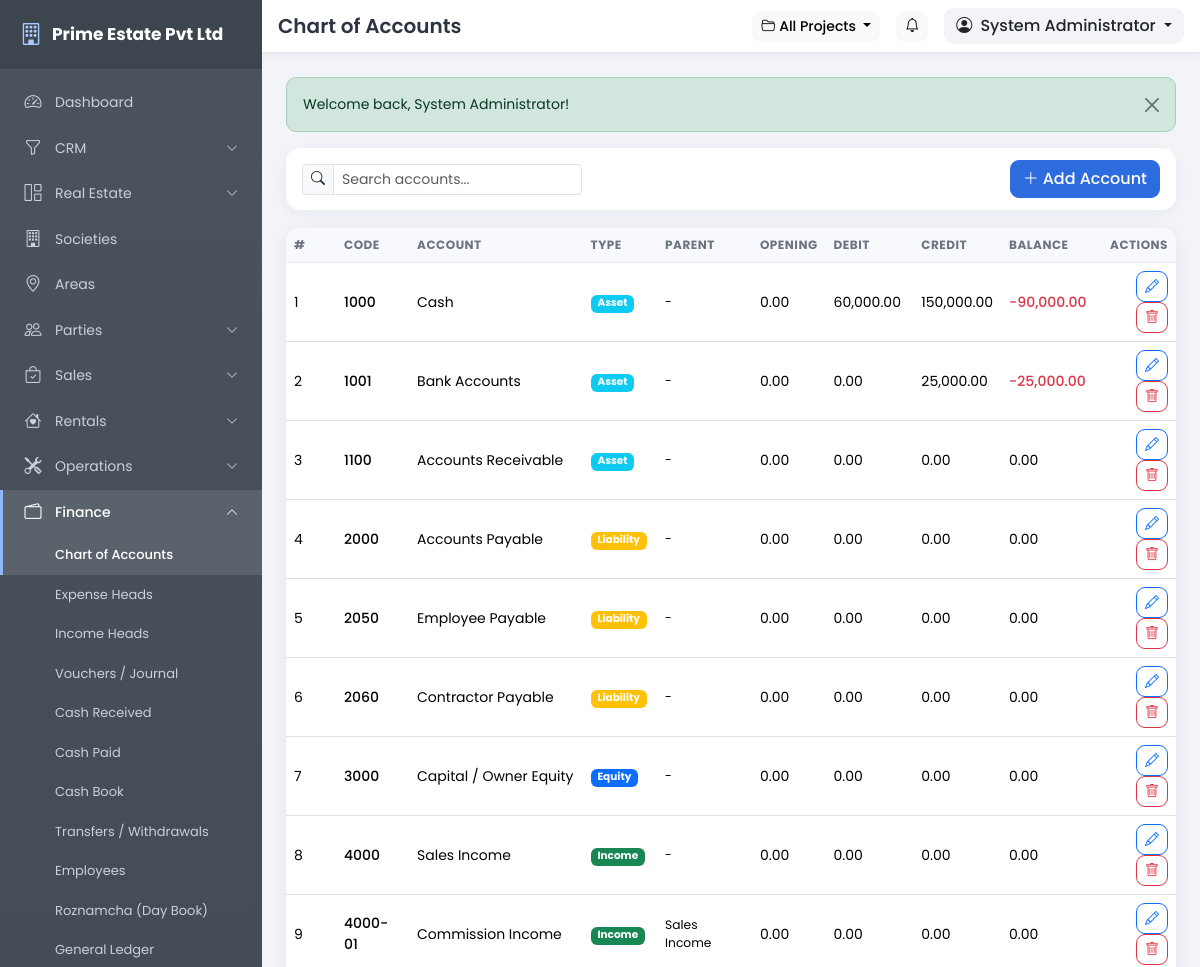
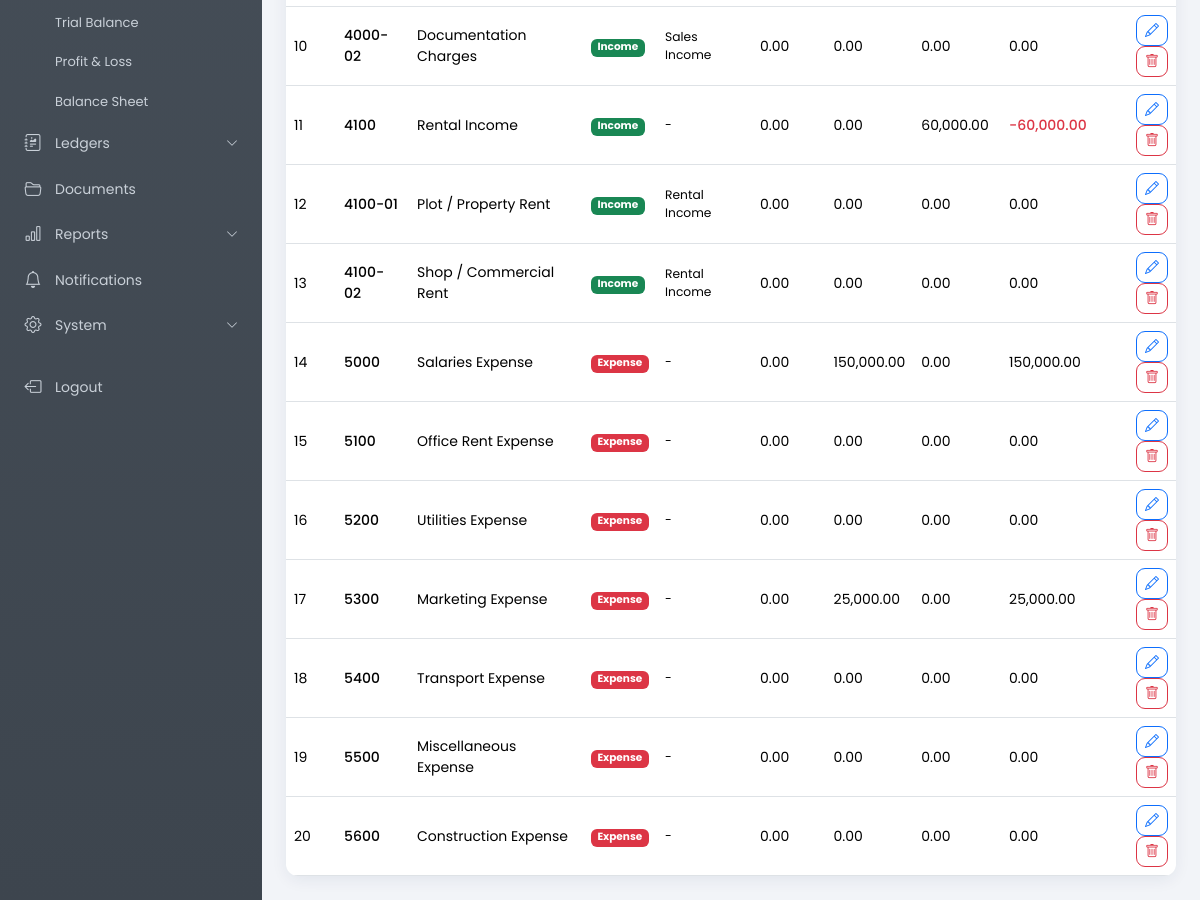
Screenshot of /pages/chart_of_accounts.php (signed in) with the database file from the repository (2 pictures, top to bottom).
### tables this page shows
CREATE TABLE IF NOT EXISTS users (
  id INT UNSIGNED NOT NULL AUTO_INCREMENT,
  role_id INT UNSIGNED NOT NULL,
  branch_id INT UNSIGNED DEFAULT NULL,
  username VARCHAR(80) NOT NULL,
  password VARCHAR(255) NOT NULL,
  full_name VARCHAR(150) NOT NULL,
  email VARCHAR(120) DEFAULT NULL,
  phone VARCHAR(40) DEFAULT NULL,
  photo VARCHAR(255) DEFAULT NULL,
  status TINYINT(1) NOT NULL DEFAULT 1,
  last_login DATETIME DEFAULT NULL,
  remember_token VARCHAR(64) DEFAULT NULL,
  created_date DATE NOT NULL,
  created_time TIME NOT NULL,
  updated_date DATE NOT NULL,
  updated_time TIME NOT NULL,
  PRIMARY KEY (id),
  UNIQUE KEY uq_users_username (username),
  KEY idx_users_role (role_id),
  CONSTRAINT fk_users_role FOREIGN KEY (role_id) REFERENCES roles (id) ON DELETE CASCADE
);

CREATE TABLE IF NOT EXISTS chart_of_accounts (
  id INT UNSIGNED NOT NULL AUTO_INCREMENT,
  code VARCHAR(30) NOT NULL,
  name VARCHAR(180) NOT NULL,
  account_type ENUM('asset','liability','equity','income','expense') NOT NULL,
  parent_id INT UNSIGNED DEFAULT NULL,
  opening_balance DECIMAL(14,2) NOT NULL DEFAULT 0.00,
  created_date DATE NOT NULL,
  created_time TIME NOT NULL,
  updated_date DATE NOT NULL,
  updated_time TIME NOT NULL,
  PRIMARY KEY (id),
  UNIQUE KEY uq_coa_code (code),
  CONSTRAINT fk_coa_parent FOREIGN KEY (parent_id) REFERENCES chart_of_accounts (id) ON DELETE SET NULL
);

### includes/config.php (called while the page is built, shortened)
<?php
function setting($key, $default = '') {
    static $cache = null;
    global $mysqli;
    if ($cache === null) {
        $cache = [];
        if (isset($mysqli)) {
            $rows = db_all("SELECT setting_key, setting_value FROM settings");
            foreach ($rows as $r) {
                $cache[$r['setting_key']] = $r['setting_value'];
            }
        }
    }
    return isset($cache[$key]) && $cache[$key] !== '' ? $cache[$key] : $default;
}

### includes/auth.php (called while the page is built, shortened)
<?php
require_once __DIR__ . '/functions.php';
if (is_logged_in()) {
    $timeout = (int)setting('session_timeout', 60) * 60;
    $user = db_get("SELECT u.*, r.name AS role_name, r.is_super_admin
                    FROM users u
                    JOIN roles r ON r.id = u.role_id
                    WHERE u.id = ?", [$_SESSION['user_id']]);
    if ($user) {
        $user['perms'] = [];
        $rows = db_all("SELECT p.slug FROM role_permissions rp
                        JOIN permissions p ON p.id = rp.permission_id
                        WHERE rp.role_id = ?", [$user['role_id']]);
        foreach ($rows as $r) {
            $user['perms'][] = $r['slug'];
        }
    }
}

### pages/chart_of_accounts.php (the view, shortened to what this page needs)
<?php
require_once '../includes/auth.php';
$title = 'Chart of Accounts';
$canEdit = has_permission('accounting.manage');
$records = db_all("SELECT a.*, p.name AS parent_name,
                   (SELECT COALESCE(SUM(vi.debit),0) FROM voucher_items vi JOIN vouchers v ON v.id = vi.voucher_id WHERE vi.account_id = a.id AND v.status = 'posted') AS total_debit,
                   (SELECT COALESCE(SUM(vi.credit),0) FROM voucher_items vi JOIN vouchers v ON v.id = vi.voucher_id WHERE vi.account_id = a.id AND v.status = 'posted') AS total_credit
                   FROM chart_of_accounts a
                   LEFT JOIN chart_of_accounts p ON p.id = a.parent_id
                   ORDER BY a.account_type, a.code");
$typeColors = ['asset' => 'info', 'liability' => 'warning', 'equity' => 'primary', 'income' => 'success', 'expense' => 'danger'];
include '../includes/header.php';
?>
<div class="toolbar d-flex flex-wrap align-items-center gap-2">
    <div class="input-group input-group-sm" style="max-width:280px">
        <span class="input-group-text"><i class="bi bi-search"></i></span>
        <input type="text" class="form-control table-search" data-table="#dataTable" placeholder="Search accounts...">
    </div>
    <?php if ($canEdit): ?>
    <button class="btn btn-primary ms-auto" data-bs-toggle="modal" data-bs-target="#recordModal" data-add="Add Account"><i class="bi bi-plus-lg me-1"></i>Add Account</button>
    <?php endif; ?>
</div>
<div class="card">
    <div class="card-body p-0">
        <div class="table-responsive">
            <table class="table table-hover mb-0" id="dataTable">
                <thead><tr><th style="width:50px">#</th><th>Code</th><th>Account</th><th>Type</th><th>Parent</th><th>Opening</th><th>Debit</th><th>Credit</th><th>Balance</th><?php if ($canEdit): ?><th class="text-end">Actions</th><?php endif; ?></tr></thead>
                <tbody>
                <?php foreach ($records as $i => $r): ?>
                    <?php $bal = (float)$r['opening_balance'] + (float)$r['total_debit'] - (float)$r['total_credit']; ?>
                    <tr>
                        <td><?= $i + 1 ?></td>
                        <td class="fw-medium"><?= e($r['code']) ?></td>
                        <td><?= e($r['name']) ?></td>
                        <td><span class="badge bg-<?= $typeColors[$r['account_type']] ?>"><?= ucfirst($r['account_type']) ?></span></td>
                        <td class="small"><?= e($r['parent_name'] ?? '-') ?></td>
                        <td><?= fmt_money($r['opening_balance']) ?></td>
                        <td><?= fmt_money($r['total_debit']) ?></td>
                        <td><?= fmt_money($r['total_credit']) ?></td>
                        <td><span class="<?= $bal < 0 ? 'text-danger fw-medium' : '' ?>"><?= fmt_money($bal) ?></span></td>
                        <?php if ($canEdit): ?>
                        <td class="text-end">
                            <button class="btn btn-sm btn-outline-primary" data-bs-toggle="modal" data-bs-target="#recordModal" data-edit='<?= h(json_encode(['id' => $r['id'], 'code' => $r['code'], 'name' => $r['name'], 'account_type' => $r['account_type'], 'parent_id' => $r['parent_id'], 'opening_balance' => $r['opening_balance']])) ?>'><i class="bi bi-pencil"></i></button>
                            <form method="post" class="d-inline" data-confirm="Delete this account?">
                                <button class="btn btn-sm btn-outline-danger"><i class="bi bi-trash"></i></button>
                            </form>
                        </td>
                        <?php endif; ?>
                    </tr>
                <?php endforeach; ?>
                </tbody>
            </table>
        </div>
    </div>
</div>
<?php include '../includes/footer.php'; ?>

### includes/header.php (shortened to what this page needs)
<?php
$company = setting('company_name', APP_NAME);
$activeProject = active_project();
$activeProjectName = $activeProject ? $activeProject['name'] : 'All Projects';
?>
<!DOCTYPE html>
<html lang="en">
<head>
<link href="https://cdn.jsdelivr.net/npm/bootstrap@5.3.3/dist/css/bootstrap.min.css" rel="stylesheet">
<link href="https://cdn.jsdelivr.net/npm/bootstrap-icons@1.11.3/font/bootstrap-icons.min.css" rel="stylesheet">
<link href="<?= BASE_URL ?>/assets/css/style.css" rel="stylesheet">
</head>
<body>
<aside class="sidebar" id="appSidebar">
    <div class="sidebar-brand">
        <a class="brand-link" href="<?= BASE_URL ?>/index.php">
            <i class="bi bi-building"></i>
            <span><?= e($company) ?></span>
        </a>
    </div>
    <?php include __DIR__ . '/sidebar.php'; ?>
</aside>
<div class="main-area">
    <header class="topbar">
        <div class="d-flex align-items-center gap-3 px-3 py-2">
            <h5 class="mb-0 fw-semibold d-none d-sm-block"><?= e($title) ?></h5>
            <div class="ms-auto d-flex align-items-center gap-3">
                <div class="dropdown">
                    <button class="btn btn-light btn-sm dropdown-toggle" type="button" data-bs-toggle="dropdown" aria-expanded="false" title="Active Project">
                        <i class="bi bi-folder2-open me-1"></i><?= e($activeProjectName) ?>
                    </button>
                </div>
                <a href="<?= BASE_URL ?>/pages/notifications.php" class="btn btn-light btn-sm position-relative" title="Notifications">
                    <i class="bi bi-bell"></i>
                </a>
                <div class="dropdown user-drop">
                    <button class="btn dropdown-toggle" type="button" data-bs-toggle="dropdown" aria-expanded="false">
                        <i class="bi bi-person-circle me-1"></i>
                        <?= e($user['full_name'] ?? 'User') ?>
                    </button>
                </div>
            </div>
        </div>
    </header>
    <div class="page-content">
        <?= get_flash() ?>

### assets/css/style.css (style rules this page uses)
:root { --sidebar-bg: #4b545e; --sidebar-bg2: #3d454e; --sidebar-text: #c9d0d8; --sidebar-width: 262px; --primary: #2d6cdf; }
* { box-sizing: border-box; }
body { font-family: 'Poppins', 'Segoe UI', sans-serif; background: #f2f4f8; font-size: 14px; color: #2d3340; }
a { text-decoration: none; }
.sidebar { position: fixed; top: 0; left: 0; bottom: 0; width: var(--sidebar-width); background: linear-gradient(180deg, var(--sidebar-bg), var(--sidebar-bg2)); color: var(--sidebar-text); z-index: 1040; overflow-y: auto; overflow-x: hidden; transition: transform .28s ease; scrollbar-width: thin; }
.sidebar-brand { padding: 18px 20px; border-bottom: 1px solid rgba(255, 255, 255, .08); position: sticky; top: 0; background: rgba(61, 69, 78, .96); z-index: 5; }
.brand-link { color: #fff; font-weight: 700; font-size: 17px; display: flex; align-items: center; gap: 10px; }
.brand-link i { font-size: 22px; color: #a9c9ff; }
.main-area { margin-left: var(--sidebar-width); min-height: 100vh; display: flex; flex-direction: column; }
.topbar { background: #fff; position: sticky; top: 0; z-index: 1030; border-bottom: 1px solid #e6e9ef; box-shadow: 0 2px 10px rgba(20, 40, 80, .05); }
.topbar h5 { color: #2d3340; }
.user-drop .dropdown-toggle { background: #f2f4f8; border: 0; border-radius: 10px; font-weight: 500; }
.page-content { padding: 24px; flex: 1; }
.card { border: 0; border-radius: 14px; box-shadow: 0 4px 16px rgba(20, 40, 80, .07); }
.card-body { padding: 20px; }
.table thead th { background: #f7f9fc; font-size: 12px; text-transform: uppercase; letter-spacing: .5px; color: #6b7280; border-bottom: 1px solid #e8ecf3; white-space: nowrap; }
.table tbody td { vertical-align: middle; }
.btn { border-radius: 9px; font-weight: 500; }
.btn-primary { background: var(--primary); border-color: var(--primary); }
.form-control, .form-select { border-radius: 9px; border-color: #dde3ec; font-size: 14px; }
.toolbar { background: #fff; border-radius: 14px; padding: 12px 16px; box-shadow: 0 4px 14px rgba(20,40,80,.05); margin-bottom: 18px; }
.table-responsive { border-radius: 12px; }

### rows the page displays
users: full_name "System Administrator"
chart_of_accounts: code "1000", name "Cash", account_type "Asset", parent_name "-", opening_balance "0.00", total_debit "60,000.00", total_credit "150,000.00", bal "-90,000.00"
chart_of_accounts: code "1001", name "Bank Accounts", account_type "Asset", parent_name "-", opening_balance "0.00", total_debit "0.00", total_credit "25,000.00", bal "-25,000.00"
chart_of_accounts: code "1100", name "Accounts Receivable", account_type "Asset", parent_name "-", opening_balance "0.00", total_debit "0.00", total_credit "0.00"
chart_of_accounts: code "2000", name "Accounts Payable", account_type "Liability", parent_name "-", opening_balance "0.00", total_debit "0.00", total_credit "0.00"
chart_of_accounts: code "2050", name "Employee Payable", account_type "Liability", parent_name "-", opening_balance "0.00", total_debit "0.00", total_credit "0.00"
chart_of_accounts: code "2060", name "Contractor Payable", account_type "Liability", parent_name "-", opening_balance "0.00", total_debit "0.00", total_credit "0.00"
chart_of_accounts: code "3000", name "Capital / Owner Equity", account_type "Equity", parent_name "-", opening_balance "0.00", total_debit "0.00", total_credit "0.00"
chart_of_accounts: code "4000", name "Sales Income", account_type "Income", parent_name "-", opening_balance "0.00", total_debit "0.00", total_credit "0.00"
chart_of_accounts: code "4000-01", name "Commission Income", account_type "Income", parent.name "Sales Income", opening_balance "0.00", total_debit "0.00", total_credit "0.00"
chart_of_accounts: code "4000-02", name "Documentation Charges", account_type "Income", parent.name "Sales Income", opening_balance "0.00", total_debit "0.00", total_credit "0.00"
chart_of_accounts: code "4100", name "Rental Income", account_type "Income", parent_name "-", opening_balance "0.00", total_debit "0.00", total_credit "60,000.00", bal "-60,000.00"
chart_of_accounts: code "4100-01", name "Plot / Property Rent", account_type "Income", parent.name "Rental Income", opening_balance "0.00", total_debit "0.00", total_credit "0.00"
chart_of_accounts: code "4100-02", name "Shop / Commercial Rent", account_type "Income", parent.name "Rental Income", opening_balance "0.00", total_debit "0.00", total_credit "0.00"
chart_of_accounts: code "5000", name "Salaries Expense", account_type "Expense", parent_name "-", opening_balance "0.00", total_debit "150,000.00", total_credit "0.00", bal "150,000.00"
chart_of_accounts: code "5100", name "Office Rent Expense", account_type "Expense", parent_name "-", opening_balance "0.00", total_debit "0.00", total_credit "0.00"
chart_of_accounts: code "5200", name "Utilities Expense", account_type "Expense", parent_name "-", opening_balance "0.00", total_debit "0.00", total_credit "0.00"
chart_of_accounts: code "5300", name "Marketing Expense", account_type "Expense", parent_name "-", opening_balance "0.00", total_debit "25,000.00", total_credit "0.00", bal "25,000.00"
chart_of_accounts: code "5400", name "Transport Expense", account_type "Expense", parent_name "-", opening_balance "0.00", total_debit "0.00", total_credit "0.00"
chart_of_accounts: code "5500", name "Miscellaneous Expense", account_type "Expense", parent_name "-", opening_balance "0.00", total_debit "0.00", total_credit "0.00"
chart_of_accounts: code "5600", name "Construction Expense", account_type "Expense", parent_name "-", opening_balance "0.00", total_debit "0.00", total_credit "0.00"

### other values shown
$company "Prime Estate Pvt Ltd"
$title "Chart of Accounts"
$activeProjectName "All Projects"
$f['msg'] "Welcome back, System Administrator!"
